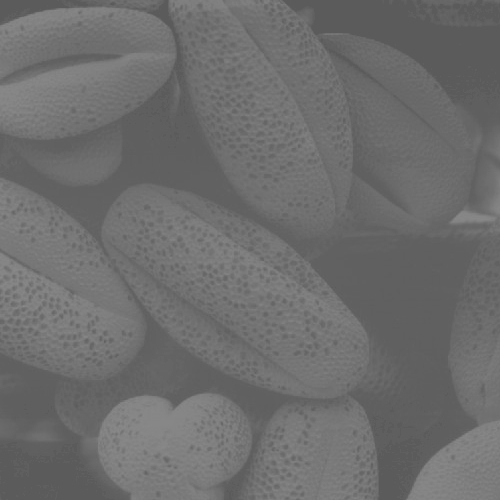
#> input picture img/pollen.jpg, 500 x 500 px
$ python contrast.py
#> lines starting #> are read from the running program, lines starting #| are printed output that depends on the picture
import numpy as np
import matplotlib.pyplot as plt
from copy import deepcopy
from PIL import Image

plt.gray()
img = Image.open('img/pollen.jpg')
#> img is the input picture: PIL image 500x500 L; min 90, max 138, mean 109.1
arr = np.asarray(img)
a = deepcopy(arr)

# [8 lines of commented-out code are left out]

def contrast(y):
    if(y >= 0 & y <= 100):
        ny=y*0.5
    elif(y > 100 & y <= 150):
        ny=(y-100)+50
    elif(y > 150 & y < 255):
        ny=(y-150)*(55/105)+200
    #ny = int(ny)
    #ny=((y-0) / (256-0))*255
    return ny


for i in range(len(arr)):
    for j in range(len(arr)):
        y = arr[i][j]
        a[i][j]= contrast(y)
#> this loop made 500 passes
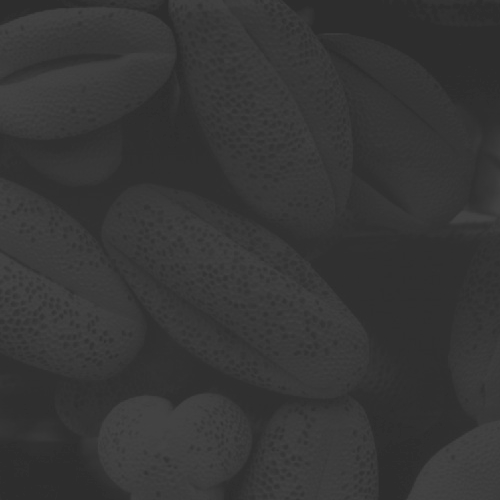
#> a: shape (500, 500); min 45, max 69, mean 54.3


plt.subplot(2, 2, 1)
plt.imshow(img)
plt.subplot(2, 2, 2)
plt.imshow(a)

# print just to see different
#print(a[0])
plt.show()
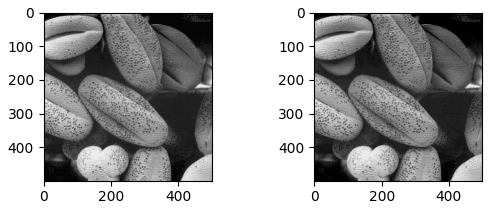
#> figure drawn by matplotlib, 2 panels
